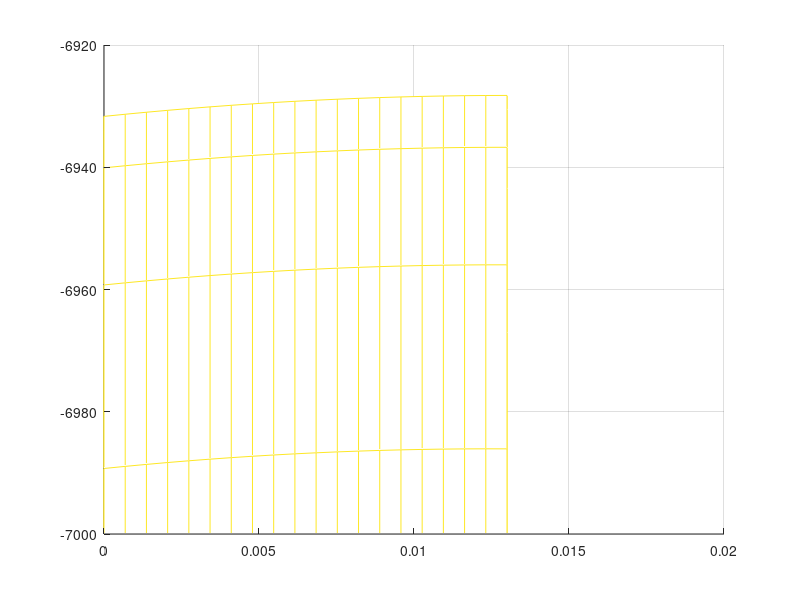

The MATLAB source for this figure:
# S. Sundaresh, ACM116 FA2014, Caltech
# Problem Set 5 Sample Problem # 1c 

# This script generates sample data for problem 1c and 
# estimates the parameter distribution for the generated data
# using Bayesian inference.

# Run this script on a local GNU Octave distribution or on octave-online.net; log in using google accounts.

# Simulate Markov Chain; how I generated the data.
p = 0.5;
ep = 0.01;
M = 10000;
# Packet = 1, NoPacket = 0
allStates = zeros(1,M);
for i = 1:M
    u = unifrnd(0,1);
    if i == 1 
        if u <= p
            allStates(i) = 1;
        else
            allStates(i) = 0;
        endif
    else
        if allStates(i-1) == 1
            if u <= p + ep
                # P(R_k|R_k-1,M) = p+ep
                allStates(i) = 1;
            else
                # P(W_k|R_k-1,M) = (1-p)-ep
                allStates(i) = 0;
            endif
        else
            if u <= p - ep
                # P(R_k|W_k-1,M) = p-ep
                allStates(i) = 1;
            else
                # P(W_k|W_k-1,M) = (1-p)+ep
                allStates(i) = 0;
            endif
        endif
    endif
endfor

# mean(allStates(1:M)) # approximately 0.5 as desired
# now generate relevant statistics [init, rr, rw, wr, ww]

rr = 0;
rw = 0;
wr = 0;
ww = 0;
init = 0;
if allStates(1) == 1
    init = 1;
endif
for i = 2:M
    if (allStates(i) == 1)
        if (allStates(i-1) == 1)
            rr = rr + 1;
        else
            rw = rw + 1;
        endif
    else
        if (allStates(i-1) == 1)
            wr = wr + 1;
        else
            ww = ww + 1;
        endif
    endif
endfor


#### Problem 1c ####
Np = 50;    # simulate a 50x20 grid of p,e values.
Ne = 20;
lls = zeros(Np,Ne);     # log likelihood over grid
pVals = zeros(Np,Ne);   # p parameter value at that grid element
eVals = zeros(Np,Ne);   # e parameter value at that grid element
p1 = linspace(0.1,0.9,Np); # span wide range of p
e1 = linspace(0.000,0.013,Ne);  # span tiny range of epsilon 
                                #(you'll come to this conclusion yourself 
                                # after some toying)
for ip = 1:Np
    for ie = 1:Ne
        pVals(ip,ie) = p1(ip);
        eVals(ip,ie) = e1(ie);  # p,e at this grid element selected
        t = 0;
        if init == 1
            t = t + log(p);
        else
            t = t + log(1-p);   # is our first datum an arrival or not?
        endif
        t = t + rr*log(p1(ip)+e1(ie)); 
        t = t + rw*log(p1(ip)-e1(ie));
        t = t + wr*log(1-p1(ip)-e1(ie));
        t = t + ww*log(1-p1(ip)+e1(ie));
        lls(ip,ie) = t;         # lls calculated as in Problem 1b.
    endfor
endfor

# now find the maximum of the distribution
# when you start out, with a coarse mesh, 
# it will look like it's (0.5,0) = (p,e)
# but as your mesh gets refined,
# you'll see the peak move away from e=0.
maxp = 0;
maxe = 0;
maxll = min(min(lls));
for ip = 1:Np
    for ie = 1:Ne
        if lls(ip,ie) >= maxll
            maxll = lls(ip,ie);
            maxp = ip;
            maxe = ie;
        endif
    endfor
endfor

tx = p1;
ty = e1;
[xx, yy] = meshgrid (tx, ty); 
tz = transpose(lls);
meshc(tx, ty, tz); # let's get a look at this distribution.

# compute local derivatives to get a feeling for how high the peak is
[maxll, p1(maxp), e1(maxe)] # maximum log likelihood 

# derivative in p direction from max
pderiv = (maxll - lls(maxp-1, maxe)) / (p1(maxp) - p1(maxp-1)); 
# derivative in e direction from max
ederiv = (maxll - lls(maxp, maxe-1)) / (e1(maxe) - e1(maxe-1)); 
# loglikelihood difference between this max and the (p = 0.5, e = 0) model.
maxll -  lls(26,1) 

pderiv, ederiv

view(90,0)
# isolating the relevant part, for a generated data set
axis([0 1 0 0.02 -7000 -6920]) 
# axis auto # for you to play with scaling yourself.
